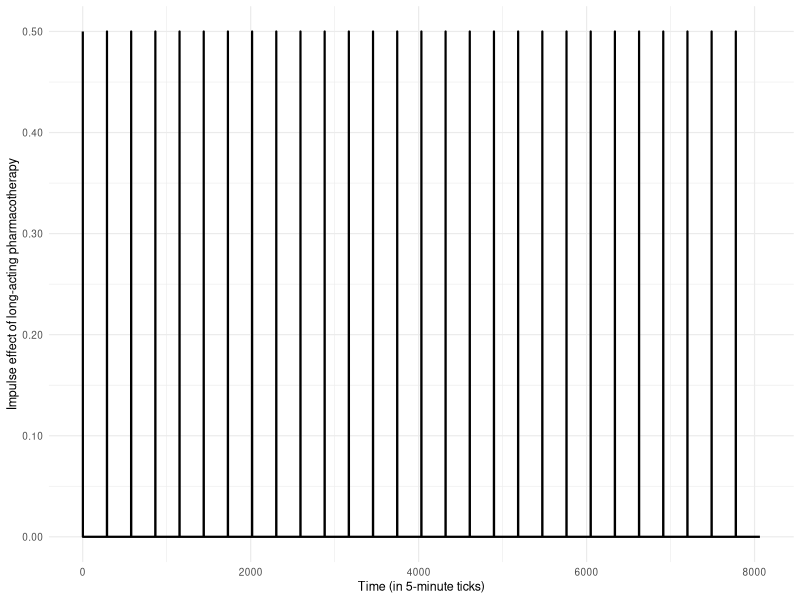
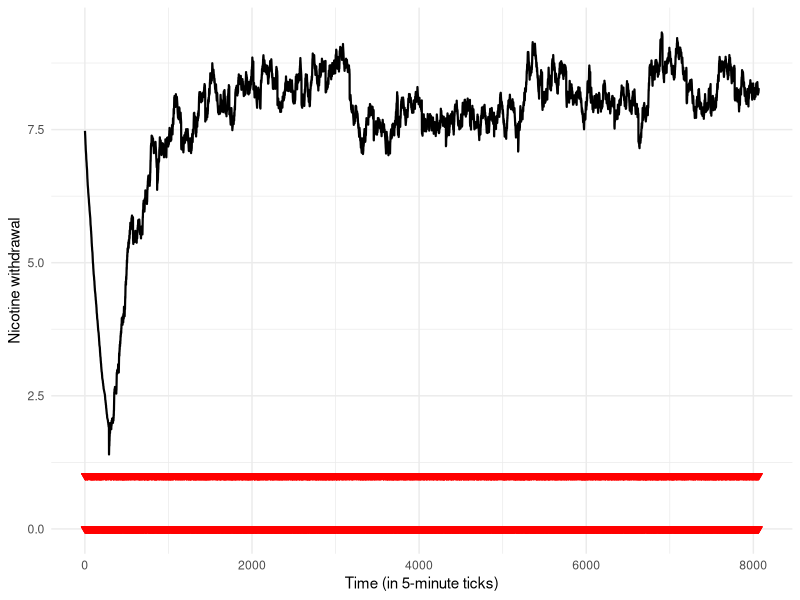
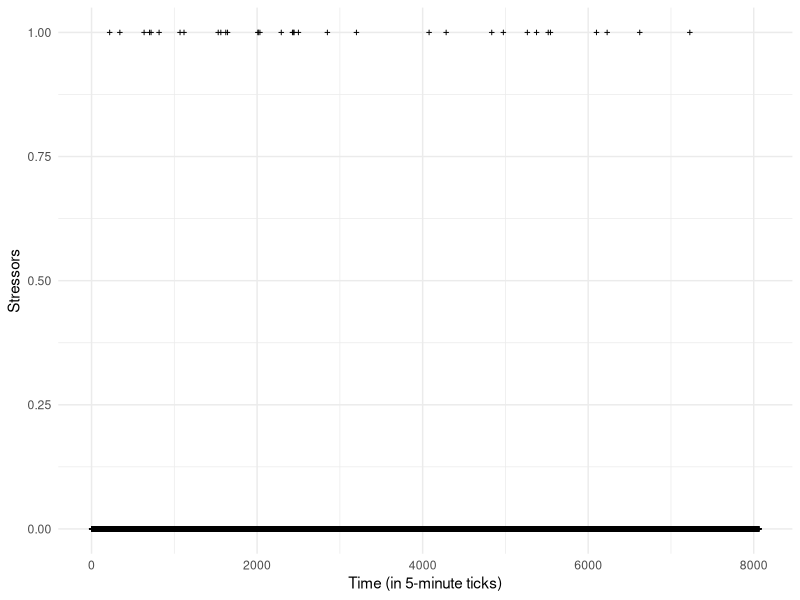
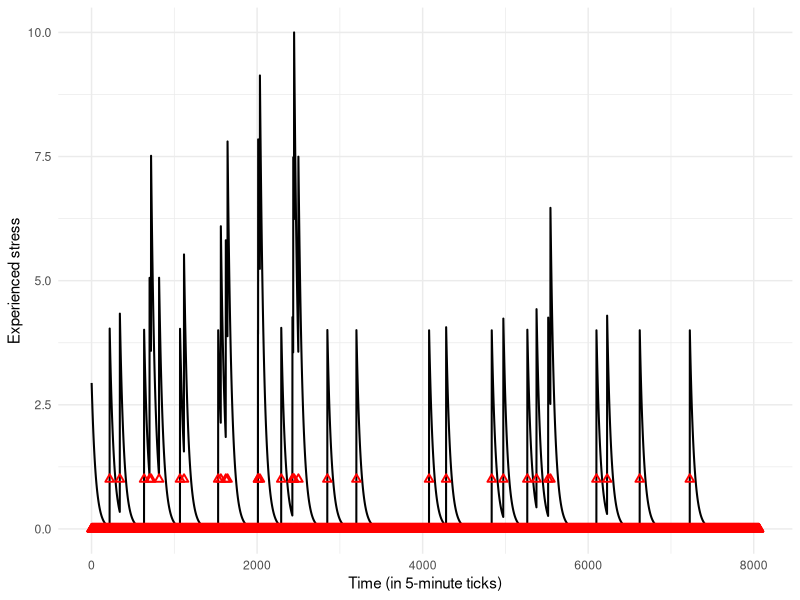
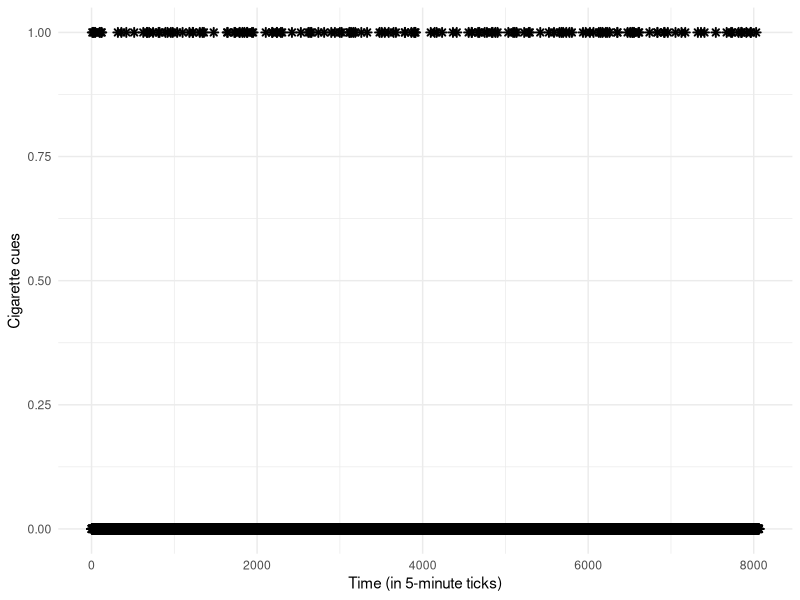
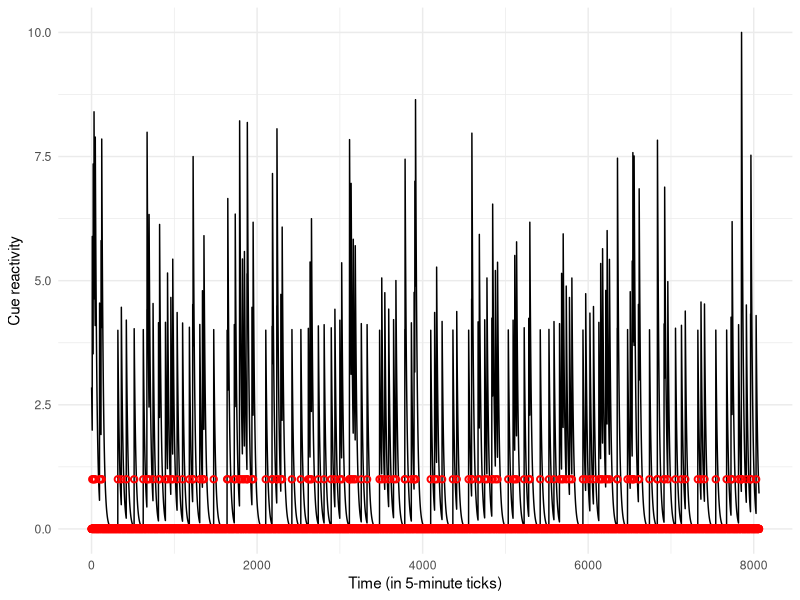
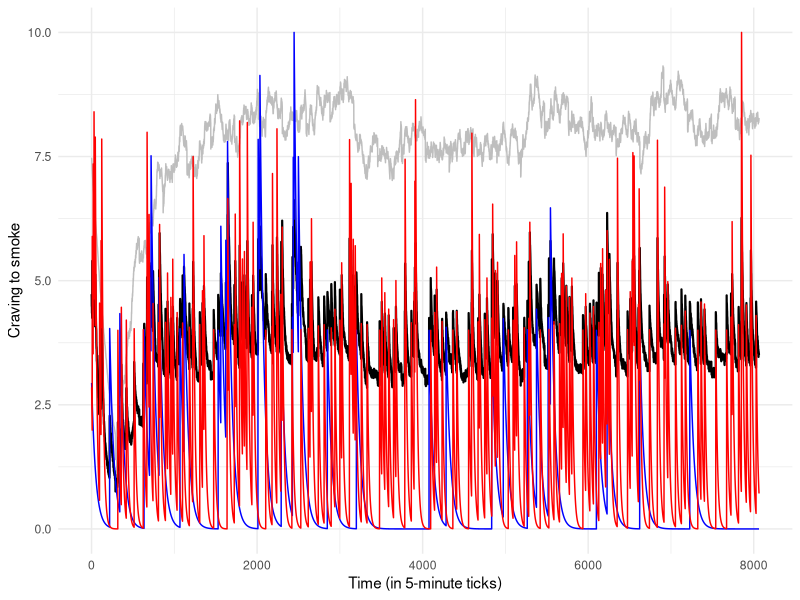
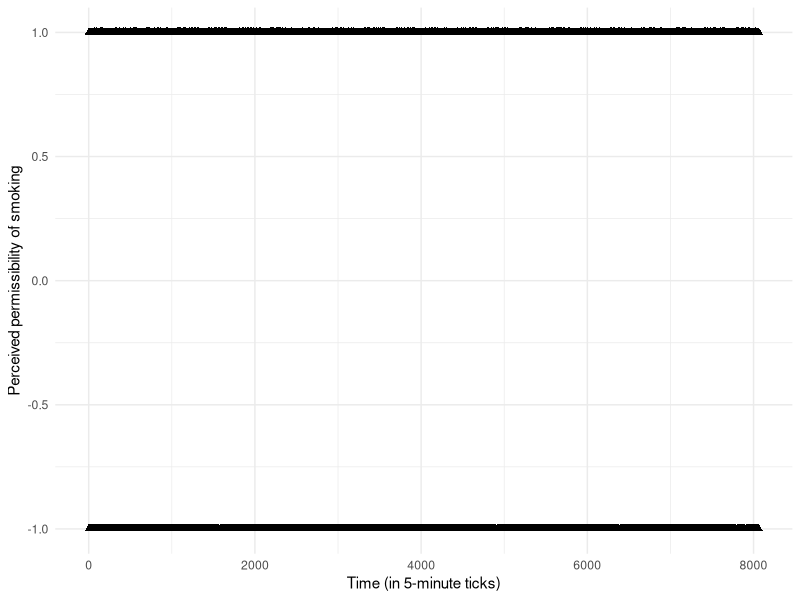

Write R code to recreate these figures, in order.
## ---- chunk 1

knitr::opts_chunk$set(echo = TRUE, collapse = TRUE)

## ---- chunk 2

library(here)
library(tidyverse)
library(ggplot2)
library(cowplot)

## ---- chunk 3

### long-acting pharmacotherapy

fun_LAP <- function(impulse, alpha) {
  
  if (impulse == 1) {
    
    return(1 * alpha)
    
  } else {
    
    return(0)
    
  }
  
}

nTime <- 8064 # the first 28 days of the quit attempt, in 5-minute ticks
LAP <- numeric(nTime)
impulse <- numeric(nTime)
alpha <- 0.5

for (t in 1:nTime) {
  
  impulse[t] <- ifelse((t - 1) %% 288 == 0, 1, 0) # checks whether nTime - 1 is divisible by 288, which will be true for the first hour each day
  LAP[t] <- fun_LAP(impulse = impulse[t], alpha = alpha)
  
}  

LAP_df <- data.frame(nTime = 1:nTime, impulse, LAP)

ggplot(LAP_df, aes(x = nTime)) +
  geom_line(aes(y = LAP), linewidth = 0.75) +
  labs(x = "Time (in 5-minute ticks)",
       y = "Impulse effect of long-acting pharmacotherapy") +
  theme_minimal(base_size = 9) +
  scale_y_continuous(labels = scales::number_format(accuracy = 0.01))

## ---- chunk 4

### nicotine withdrawal

fun_NW <- function(beta1, NW, LAP, beta2, St, beta3, switch_t) {
  
  if (t == 1) {
    
    NW <- NW_init
    
    if (switch_t == 1) {
      
      return((beta1 * NW) - LAP - (beta2 * St[t, 1]) + (beta3 * St[t-36, 1]))
      
    } else {
      
      return((beta1 * NW) - LAP - (beta2 * St[t, 1]))
      
    } 
    
  } else {
    
    NW <- NW
    
    if (switch_t == 1) {
      
      return((beta1 * NW) - LAP - (beta2 * St[t, 1]) + (beta3 * St[t-36, 1]))
      
    } else {
      
      return((beta1 * NW) - LAP - (beta2 * St[t, 1]))
      
    }
    
  }
  
}

NW <- numeric(nTime)
NW_init <- 8
NW[1] <- NW_init
St <- matrix(0, nrow = nTime, ncol = 3)
for(i in 2:nTime){
  random_col <- sample(3, 1) 
  St[i, random_col] <- 1
}
beta1 <- 0.997
beta2 <- 0.02
beta3 <- 0.1
switch_t <- numeric(nTime)

for (t in 1:nTime) {
  
  switch_t[t] <- if_else(t >= 288, 1, 0)
  
  NW[t] <- fun_NW(beta1 = beta1, NW = NW[t-1], LAP = LAP[t], beta2 = beta2, St = St, beta3 = beta3, switch_t = switch_t[t])
  
  if (NW[t] < 0) {
    NW[t] <- 0
  }
  
  if (NW[t] > 10) {
    NW[t] <- 10
  }
  
}  

NW_df <- data.frame(nTime = 1:nTime, switch_t, LAP, NW, St_smok = St[, 1])

ggplot(NW_df, aes(x = nTime)) +
  geom_line(aes(y = NW), linewidth = 0.75) +
  geom_point(aes(y = St_smok), color = "red", shape = 6) +
  labs(x = "Time (in 5-minute ticks)",
       y = "Nicotine withdrawal") +
  theme_minimal()

## ---- chunk 5

### stressors

fun_S <- function(gamma1) {
  
  S <- rbinom(1, 1, gamma1)
  
}

S <- numeric(nTime)
gamma1 <- 0.005

for (t in 1:nTime) {
  
  S[t] <- fun_S(gamma1 = gamma1)
  
} 

S_df <- data.frame(nTime = 1:nTime, S)

ggplot(S_df, aes(x = nTime)) +
  geom_point(aes(y = S), size = 0.8, shape = 3) +
  labs(x = "Time (in 5-minute ticks)",
       y = "Stressors") +
  theme_minimal()

## ---- chunk 6

### experienced stress

fun_ES <- function(delta1, ES, delta2, S) {
  
  if (t == 1) {
    
    ES <- ES_init
    
    return((delta1 * ES) + (delta2 * S))
    
  } else {
    
    ES <- ES
    
    return((delta1 * ES) + (delta2 * S))
    
  }
  
}

ES <- numeric(nTime)
ES_init <- 3
ES[1] <- ES_init
S <- S # generated in above function
delta1 <- 0.98
delta2 <- 4

for (t in 1:nTime) {
  
  ES[t] <- fun_ES(delta1 = delta1, ES = ES[t-1], delta2 = delta2, S = S[t])
  
  if (ES[t] < 0) {
    ES[t] <- 0
  }
  
  if (ES[t] > 10) {
    ES[t] <- 10
  }
  
} 

ES_df <- data.frame(nTime = 1:nTime, S, ES)

ggplot(ES_df, aes(x = nTime)) +
  geom_line(aes(y = ES), linewidth = 0.7) +
  geom_point(aes(y = S), colour = "red", shape = 2, size = 1.5, stroke = 1) +
  labs(x = "Time (in 5-minute ticks)",
       y = "Experienced stress") +
  theme_minimal()

## ---- chunk 7

### cigarette cues

fun_CC <- function(epsilon1) {
  
  CC <- rbinom(1, 1, epsilon1)
  
}

CC <- numeric(nTime)
epsilon1 <- 0.02

for (t in 1:nTime) {
  
  CC[t] <- fun_CC(epsilon1 = epsilon1)
  
}

CC_df <- data.frame(nTime = 1:nTime, CC)

ggplot(CC_df, aes(x = nTime)) +
  geom_point(aes(y = CC), shape = 8, stroke = 1) +
  labs(x = "Time (in 5-minute ticks)",
       y = "Cigarette cues") +
  theme_minimal()

## ---- chunk 8

### cue reactivity

fun_CR <- function(zeta1, CR, zeta2, CC) {
  
  if (t == 1) {
    
    CR <- CR_init
    
    return((zeta1 * CR) + (zeta2 * CC))
    
  } else {
    
    CR <- CR
    
    return((zeta1 * CR) + (zeta2 * CC))
    
  }
  
}

CR <- numeric(nTime)
CR_init <- 3
CR[1] <- CR_init
CC <- CC # generated in above function
zeta1 <- 0.95
zeta2 <- 4

for (t in 1:nTime) {
  
  CR[t] <- fun_CR(zeta1 = zeta1, CR = CR[t-1], zeta2 = zeta2, CC = CC[t])
  
  if (CR[t] < 0) {
    CR[t] <- 0
  }
  
  if (CR[t] > 10) {
    CR[t] <- 10
  }
  
}

CR_df <- data.frame(nTime = 1:nTime, CC, CR)

ggplot(CR_df, aes(x = nTime)) +
  geom_line(aes(y = CR), colour = "black") +
  geom_point(aes(y = CC), colour = "red", shape = 21, stroke = 1) +
  labs(x = "Time (in 5-minute ticks)",
       y = "Cue reactivity") +
  theme_minimal()

## ---- chunk 9

### craving to smoke

fun_C <- function(eta1, NW, eta2, ES, eta3, CR, eta4, eta5, St, str_scenario) {
  
  if (t == 1) {
    
    St <- 0
    
    if (str_scenario == 0) { # set to zero if the person doesn't have access to short-acting pharmacotherapy
      
      return((eta1 * NW) + (eta2 * ES) + (eta3 * CR) - (eta4 * St))
      
    } else {
      
      return((eta1 * NW) + (eta2 * ES) + (eta3 * CR) - (eta5 * St))
      
    } 
    
  } else {
    
    St <- St
    
    if (str_scenario == 0) {
      
      return((eta1 * NW) + (eta2 * ES) + (eta3 * CR) - (eta4 * St))
      
    } else {
      
      return((eta1 * NW) + (eta2 * ES) + (eta3 * CR) - (eta5 * St))
      
    }
    
  }
  
}

C <- numeric(nTime)
NW <- NW # generated in above function
ES <- ES # generated in above function
CR <- CR # generated in above function
St <- St # generated in above function
eta1 <- 0.4
eta2 <- 0.3
eta3 <- 0.3
eta4 <- 0.1
eta5 <- 0.3
str_scenario <- 0

for (t in 1:nTime) {
  
  C[t] <- fun_C(eta1 = eta1, NW = NW[t], eta2 = eta2, ES = ES[t], eta3 = eta3, CR = CR[t], eta4 = eta4, eta5 = eta5, St = St[t-1, 3], str_scenario = str_scenario)
  
}

C_df <- data.frame(nTime = 1:nTime, C, NW, ES, CR, St)

ggplot(C_df, aes(x = nTime)) +
  geom_line(aes(y = C), colour = "black", size = 0.75) +
  geom_line(aes(y = NW), colour = "grey") +
  geom_line(aes(y = ES), colour = "blue") +
  geom_line(aes(y = CR), colour = "red") +
  labs(x = "Time (in 5-minute ticks)",
       y = "Craving to smoke") +
  theme_minimal()

## ---- chunk 10

### perceived permissibility of smoking

fun_PE <- function(theta1) {
  
  PE <- rbinom(1, 1, theta1) 
  
  transformed_PE <- ifelse(PE == 0, -1, PE) # recode such that cigarettes being forbidden/discouraged is represented by negative values
  
}

PE <- numeric(nTime)
transformed_PE <- numeric(nTime)
theta1 <- 0.5

for (t in 1:nTime) {
  
  transformed_PE[t] <- fun_PE(theta1 = theta1)
  
} 

PE_df <- data.frame(nTime = 1:nTime, transformed_PE)

ggplot(PE_df, aes(x = nTime)) +
  geom_point(aes(y = transformed_PE), colour = "black", shape = 17, stroke = 1) +
  labs(x = "Time (in 5-minute ticks)",
       y = "Perceived permissibility of smoking") +
  theme_minimal()

## ---- chunk 11

### self-efficacy

fun_SE <- function(iota1, SE, iota2, St) {
  
  if (t == 1) {
    
    SE <- SE_init
    
    St <- 0
    
    return((iota1 * SE) - (iota2 * St))
    
  } else {
    
    SE <- SE
    
    return((iota1 * SE) - (iota2 * St[t-1, 1]))
    
  }
  
}

SE <- numeric(nTime)
SE_init <- 6
SE[1] <- SE_init
iota1 <- 1.0015
iota2 <- 0.1

for (t in 1:nTime) {
  
  SE[t] <- fun_SE(iota1 = iota1, SE = SE[t-1], iota2 = iota2, St = St)
  
  if (SE[t] < 0) {
    SE[t] <- 0
  }
  
  if (SE[t] > 10) {
    SE[t] <- 10
  }
  
} 

SE_df <- data.frame(nTime = 1:nTime, SE, St_smok = St[, 1])

ggplot(SE_df, aes(x = nTime)) +
  geom_line(aes(y = SE), colour = "black") +
  geom_point(aes(y = St_smok), colour = "red", shape = 2, stroke = 1) +
  labs(x = "Time (in 5-minute ticks)",
       y = "Self-efficacy") +
  theme_minimal()

## ---- chunk 12

### motivation not to smoke

fun_M <- function(kappa1, SE, kappa2, transformed_PE) {
  
  return((kappa1 * SE) - (kappa2 * transformed_PE))
  
}

M <- numeric(nTime)
SE <- SE # generated in above function
transformed_PE <- transformed_PE # generated in above function
kappa1 <- 0.9
kappa2 <- 1.2

for (t in 1:nTime) {
  
  M[t] <- fun_M(kappa1 = kappa1, SE = SE[t], kappa2 = kappa2, transformed_PE = transformed_PE[t])
  
  if (M[t] < 0) {
    M[t] <- 0
  }
  
  if (M[t] > 10) {
    M[t] <- 10
  }
  
} 

M_df <- data.frame(nTime = 1:nTime, M, SE, transformed_PE)

ggplot(M_df, aes(x = nTime)) +
  geom_line(aes(y = M), colour = "black") +
  geom_line(aes(y = SE), colour = "darkgreen") +
  geom_point(aes(y = transformed_PE), colour = "red") +
  labs(x = "Time (in 5-minute ticks)",
       y = "Motivation not to smoke") +
  theme_minimal()

## ---- chunk 13

### strategy preference

fun_SP <- function(C, M, CoS, PoR, lambda1, lambda2, lambda3) {
  
  DS <- sum((lambda1 * C) - ((1 - lambda1) * M))
  value_smok <- DS - (lambda2 * CoS)
  value_no_smok <- -DS
  value_reg <- -DS + (lambda3 * PoR)
  
  return(list(DS = DS,
              value_smok = value_smok, 
              value_no_smok = value_no_smok,
              value_reg = value_reg))
}

C <- C # generated in above function
M <- M # generated in above function
CoS <- rnorm(nTime, mean = 5, sd = 3)
PoR <- rnorm(nTime, mean = 3, sd = 3)
DS <- numeric(nTime)
value_smok <- numeric(nTime)
value_no_smok <- numeric(nTime)
value_reg <- numeric(nTime)
lambda1 <- 0.1 
lambda2 <- 0.2 
lambda3 <- 0.3

for (t in 1:nTime) {
  
  result <- fun_SP(C = C[t], M = M[t], CoS = CoS[t], PoR = PoR[t], lambda1 = lambda1, lambda2 = lambda2, lambda3 = lambda3)
  
  DS[t] <- round(result$DS)
  value_smok[t] <- round(result$value_smok)
  value_no_smok[t] <- round(result$value_no_smok)
  value_reg[t] <- round(result$value_reg)
  
}

SP_df <- data.frame(nTime = 1:nTime, C, M, CoS, PoR, DS, value_smok, value_no_smok, value_reg)

ggplot(SP_df, aes(x = nTime)) +
  geom_point(aes(y = value_smok), colour = "darkred") +
  geom_point(aes(y = value_no_smok), colour = "darkblue") +
  geom_point(aes(y = value_reg), colour = "darkgreen") +
  geom_line(aes(y = M), colour = "black", linetype = "dashed") +
  geom_line(aes(y = C), colour = "red", linetype = "dashed") +
  labs(x = "Time (in 5-minute ticks)",
       y = "Strategy preference") +
  theme_minimal()

## ---- chunk 14

### probability of strategy use

softmax <- function(x) {
  
  exp_x <- exp(x - max(x))
  return(exp_x / sum(exp_x))
  
}

P <- vector("list", length = nTime)

for (t in 1:nTime) {
  
  # combine values for each time point into a matrix
  
  x <- rbind(value_smok[t], value_no_smok[t], value_reg[t])
  
  # calculate probabilities
  
  probabilities <- softmax(x)
  
  # store probabilities in the list
  
  P[[t]] <- probabilities
  
}

# add the probabilities to the strategy preference data frame for visualisation purposes

P_smok <- numeric(nTime)
P_no_smok <- numeric(nTime)
P_reg <- numeric(nTime)

for (t in 1:nTime) {
  
  P_smok[t] <- round(P[[t]][1,], 4)
  P_no_smok[t] <- round(P[[t]][2,], 4)
  P_reg[t] <- round(P[[t]][3,], 4)
  
} 

SP_P_df <- data.frame(nTime = 1:nTime, C, M, value_smok, P_smok, value_no_smok, P_no_smok, value_reg, P_reg)

## ---- chunk 15

### strategy use

fun_St <- function(P) {
  
  response <- sample(c(1, 2, 3), size = 1, prob = P) # 1) smoke, 2) don't smoke; 3) regulate
  
  return(response)
  
}

St <- numeric(nTime)
C <- C
M <- M

for (t in 1:nTime) {
  
  St[t] <- fun_St(P = P[[t]])
  
}

St_df <- data.frame(nTime = 1:nTime, C, M, St)

ggplot(St_df, aes(x = nTime)) +
  geom_point(aes(y = St), colour = "black") +
  geom_line(aes(y = C), colour = "red") +
  geom_line(aes(y = M), colour = "blue", linetype = "dashed", linewidth = 0.25) +
  labs(x = "Time (in 5-minute ticks)",
       y = "Strategy use") +
  theme_minimal()

## ---- chunk 16

### long-acting pharmacotherapy

fun_LAP <- function(impulse, alpha) {
  
  if (impulse == 1) {
    
    return(1 * alpha)
    
  } else {
    
    return(0)
    
  }
  
}

### nicotine withdrawal

fun_NW <- function(beta1, NW, NW_init, LAP, beta2, St, beta3, switch_t) {
  
  if (t == 1) {
    
    NW <- NW_init
    
    if (switch_t == 1) {
      
      return((beta1 * NW) - LAP - (beta2 * St[t, 1]) + (beta3 * St[t-36, 1]))
      
    } else {
      
      return((beta1 * NW) - LAP - (beta2 * St[t, 1]))
      
    } 
    
  } else {
    
    NW <- NW
    
    if (switch_t == 1) {
      
      return((beta1 * NW) - LAP - (beta2 * St[t, 1]) + (beta3 * St[t-36, 1]))
      
    } else {
      
      return((beta1 * NW) - LAP - (beta2 * St[t, 1]))
      
    }
    
  }
  
}

### stressors

fun_S <- function(gamma1) {
  
  S <- rbinom(1, 1, gamma1)
  
}

### experienced stress

fun_ES <- function(delta1, ES_init, ES, delta2, S) {
  
  if (t == 1) {
    
    ES <- ES_init
    
    return((delta1 * ES) + (delta2 * S))
    
  } else {
    
    ES <- ES
    
    return((delta1 * ES) + (delta2 * S))
    
  }
  
}

### cigarette cues

fun_CC <- function(epsilon1) {
  
  CC <- rbinom(1, 1, epsilon1)
  
}

### cue reactivity

fun_CR <- function(zeta1, CR_init, CR, zeta2, CC) {
  
  if (t == 1) {
    
    CR <- CR_init
    
    return((zeta1 * CR) + (zeta2 * CC))
    
  } else {
    
    CR <- CR
    
    return((zeta1 * CR) + (zeta2 * CC))
    
  }
  
}

fun_C <- function(eta1, NW, eta2, ES, eta3, CR, eta4, eta5, St, str_scenario) {
  
  if (t == 1) {
    
    St <- matrix(nrow = 1, ncol = 3, data = 0)
    
    if (str_scenario == 0) { # set to zero if the person doesn't have access to short-acting pharmacotherapy
      
      return((eta1 * NW) + (eta2 * ES) + (eta3 * CR) - (eta4 * St[t, 3]))
      
    } else {
      
      return((eta1 * NW) + (eta2 * ES) + (eta3 * CR) - (eta5 * St[t, 3]))
      
    } 
    
  } else {
    
    St <- St
    
    if (str_scenario == 0) {
      
      return((eta1 * NW) + (eta2 * ES) + (eta3 * CR) - (eta4 * St[t-1, 3]))
      
    } else {
      
      return((eta1 * NW) + (eta2 * ES) + (eta3 * CR) - (eta5 * St[t-1, 3]))
      
    }
    
  }
  
}

### perceived permissibility of smoking

fun_PE <- function(theta1) {
  
  PE <- rbinom(1, 1, theta1) 
  
  transformed_PE <- ifelse(PE == 0, -1, PE) # recode such that cigarettes being forbidden/discouraged is represented by negative values
  
}

### self-efficacy

fun_SE <- function(iota1, SE_init, SE, iota2, St) {
  
  if (t == 1) {
    
    SE <- SE_init
    
    St <- 0
    
    return((iota1 * SE) - (iota2 * St))
    
  } else {
    
    SE <- SE
    
    return((iota1 * SE) - (iota2 * St[t-1, 1]))
    
  }
  
}

### motivation not to smoke

fun_M <- function(kappa1, SE, kappa2, transformed_PE) {
  
  return((kappa1 * SE) - (kappa2 * transformed_PE))
  
}

### strategy preference

fun_SP <- function(C, M, CoS, PoR, lambda1, lambda2, lambda3) {
  
  DS <- (lambda1 * C) - ((1 - lambda1) * M)
  value_smok <- DS - (lambda2 * CoS)
  value_no_smok <- -DS
  value_reg <- -DS + (lambda3 * PoR)
  
  return(list(DS = DS,
              value_smok = value_smok, 
              value_no_smok = value_no_smok,
              value_reg = value_reg))
}

### probability of strategy based on calculated preference

softmax <- function(x) {
  
  exp_x <- exp(x - max(x))
  return(exp_x / sum(exp_x))
  
}

### strategy use

fun_St <- function(P) {
  
  response <- sample(c(1, 2, 3), size = 1, prob = P) # 1) smoke, 2) don't smoke; 3) regulate
  
  return(response)
  
}

## ---- chunk 17

nTime <- 8064 # the first 28 days of the quit attempt, in 5-minute ticks
LAP <- numeric(nTime)
impulse <- numeric(nTime)
NW <- numeric(nTime)
switch_t <- numeric(nTime)
St <- matrix(0, nrow = nTime, ncol = 3)
S <- numeric(nTime)
ES <- numeric(nTime)
CC <- numeric(nTime)
CR <- numeric(nTime)
C <- numeric(nTime)
PE <- numeric(nTime)
transformed_PE <- numeric(nTime)
SE <- numeric(nTime)
M <- numeric(nTime)
CoS <- rnorm(nTime, mean = 5, sd = 3)
PoR <- rnorm(nTime, mean = 3, sd = 3)
DS <- numeric(nTime)
value_smok <- numeric(nTime)
value_no_smok <- numeric(nTime)
value_reg <- numeric(nTime)
P <- vector("list", length = nTime)

params <- list(
  nTime = 8064,
  alpha = 0.5,
  beta1 = 0.997,
  beta2 = 0.02,
  beta3 = 0.1,
  gamma1 = 0.005,
  delta1 = 0.98,
  delta2 = 4,
  epsilon1 = 0.1,
  zeta1 = 0.95,
  zeta2 = 4,
  eta1 = 0.4,
  eta2 = 0.3,
  eta3 = 0.3,
  eta4 = 0.1,
  eta5 = 0.3,
  theta1 = 0.5,
  iota1 = 1.0015,
  iota2 = 0.1,
  kappa1 = 0.9,
  kappa2 = 1.2,
  kappa3 = 0.6,
  lambda1 = 0.1,
  lambda2 = 0.2,
  lambda3 = 0.3,
  str_scenario = 0,
  ### initial conditions
  NW_init = 8,
  ES_init = 3,
  CR_init = 3,
  SE_init = 6)

## ---- chunk 18

set.seed(12345)

for (t in 1:nTime) {
  
  impulse[t] <- ifelse((t - 1) %% 288 == 0, 1, 0)
  
  LAP[t] <- fun_LAP(impulse = impulse[t], alpha = params$alpha)
  
  switch_t[t] <- if_else(t >= 288, 1, 0)
  
  NW[t] <- fun_NW(beta1 = params$beta1, NW_init = params$NW_init, NW = NW[t-1], LAP = LAP[t], beta2 = params$beta2, St = St, beta3 = params$beta3, switch_t = switch_t[t])
  
  if (NW[t] < 0) {
    NW[t] <- 0
  }
  
  if (NW[t] > 10) {
    NW[t] <- 10
  }
  
  S[t] <- fun_S(gamma1 = params$gamma1)
  
  ES[t] <- fun_ES(delta1 = params$delta1, ES_init = params$ES_init, ES = ES[t-1], delta2 = params$delta2, S = S[t])
  
  if (ES[t] < 0) {
    ES[t] <- 0
  }
  
  if (ES[t] > 10) {
    ES[t] <- 10
  }
  
  CC[t] <- fun_CC(epsilon1 = params$epsilon1)
  
  CR[t] <- fun_CR(zeta1 = params$zeta1, CR_init = params$CR_init, CR = CR[t-1], zeta2 = params$zeta2, CC = CC[t])
  
  if (CR[t] < 0) {
    CR[t] <- 0
  }
  
  if (CR[t] > 10) {
    CR[t] <- 10
  }
  
  C[t] <- fun_C(eta1 = params$eta1, NW = NW[t], eta2 = params$eta2, ES = ES[t], eta3 = params$eta3, CR = CR[t], eta4 = params$eta4, eta5 = params$eta5, St = St, str_scenario = params$str_scenario)
  
  transformed_PE[t] <- fun_PE(theta1 = params$theta1)
  
  SE[t] <- fun_SE(iota1 = params$iota1, SE_init = params$SE_init, SE = SE[t-1], iota2 = params$iota2, St = St)
  
  if (SE[t] < 0) {
    SE[t] <- 0
  }
  
  if (SE[t] > 10) {
    SE[t] <- 10
  }
  
  M[t] <- fun_M(kappa1 = params$kappa1, SE = SE[t], kappa2 = params$kappa2, transformed_PE = transformed_PE[t])
  
  if (M[t] < 0) {
    M[t] <- 0
  }
  
  if (M[t] > 10) {
    M[t] <- 10
  }
  
  result <- fun_SP(C = C[t], M = M[t], CoS = CoS[t], PoR = PoR[t], lambda1 = params$lambda1, lambda2 = params$lambda2, lambda3 = params$lambda3)
  
  DS[t] <- round(result$DS)
  value_smok[t] <- round(result$value_smok)
  value_no_smok[t] <- round(result$value_no_smok)
  value_reg[t] <- round(result$value_reg)
  
  x <- rbind(value_smok[t], value_no_smok[t], value_reg[t])
  
  probabilities <- softmax(x)
  
  P[[t]] <- probabilities
  
  St[t, fun_St(P = P[[t]])] <- 1
  
}

st_df <- data.frame(St)
st_colnames <- c("smok", "no_smok", "reg")
colnames(st_df) <- st_colnames

st_t <- st_df %>%
  mutate(timepoint = row_number()) %>%  # create a time point column based on the row number
  pivot_longer(cols = -timepoint, names_to = "Strategy", values_to = "value") %>%
  filter(value == 1) %>%
  select(-value) %>%
  mutate(Strategy = factor(Strategy, levels = names(st_df))) %>%
  select(-timepoint)

sim_df <- data.frame(nTime = 1:nTime, LAP, NW, S, ES, CC, CR, C, 
                     transformed_PE, SE, M, CoS, PoR, 
                     value_smok, value_no_smok, value_reg, st_t)

### plot simulation results

plot1 <- ggplot(sim_df, aes(x = nTime)) +
  geom_line(aes(y = NW), linewidth = 0.75, colour = "grey", linetype = "dashed") +
  geom_line(aes(y = ES), linewidth = 0.75, colour = "darkorange", linetype = "dashed") +
  geom_line(aes(y = CR), linewidth = 0.75, colour = "darkred", linetype = "dashed") +
  geom_line(aes(y = C), colour = "red", size = 0.75) +
  labs(x = "Time (in 5-minute ticks)",
       y = "Values") +
  theme_minimal()

plot2 <- ggplot(sim_df, aes(x = nTime)) +
  geom_line(aes(y = SE), linewidth = 0.75, colour = "grey", linetype = "dashed") +
  geom_line(aes(y = M), linewidth = 0.75, colour = "blue") +
  geom_line(aes(y = C), linewidth = 0.75, colour = "red") +
  geom_point(aes(y = as.numeric(Strategy))) +
  labs(x = "Time (in 5-minute ticks)",
       y = "Values") +
  theme_minimal()

plot_grid(plot1, plot2)

